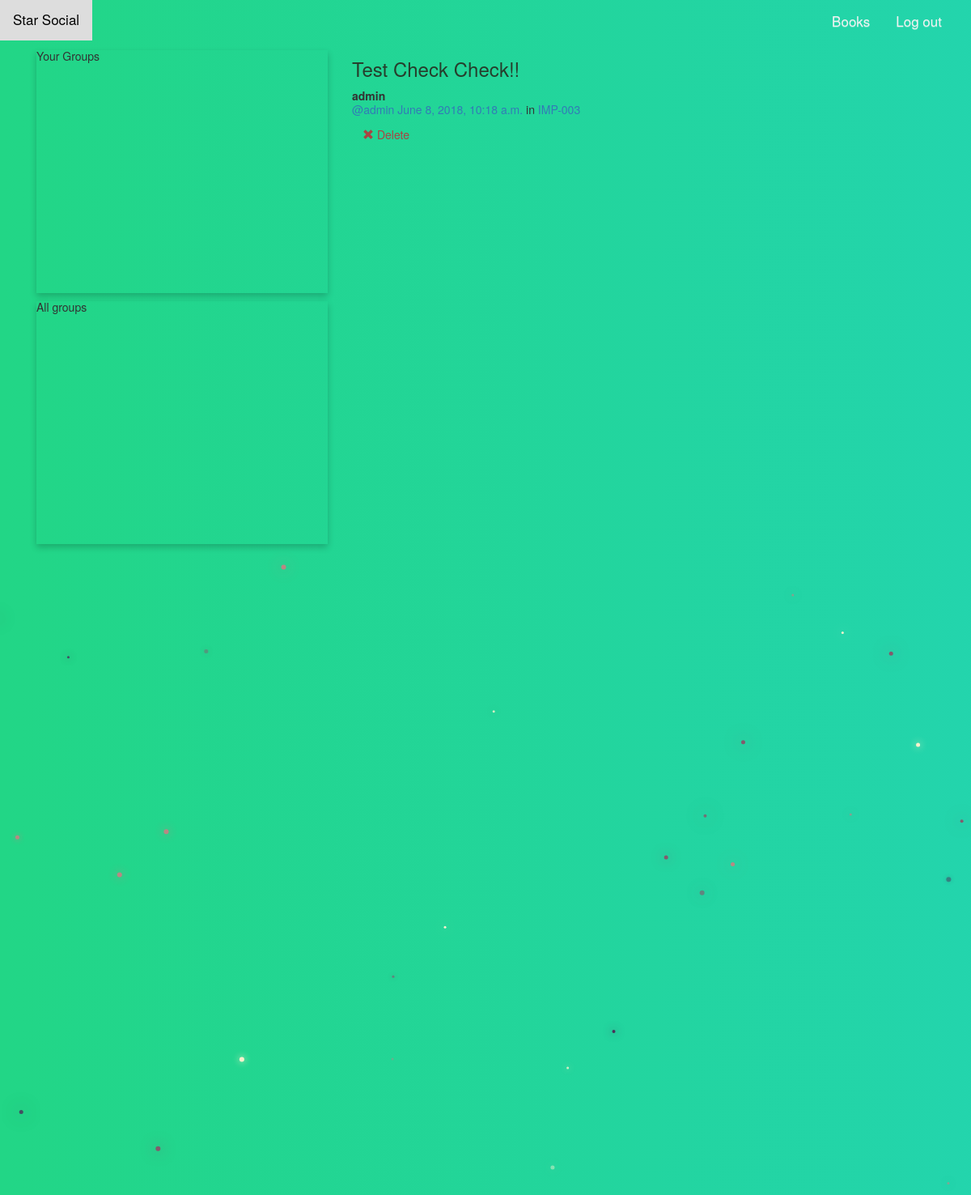
Page /posts/ (signed in) on the earlier database version.
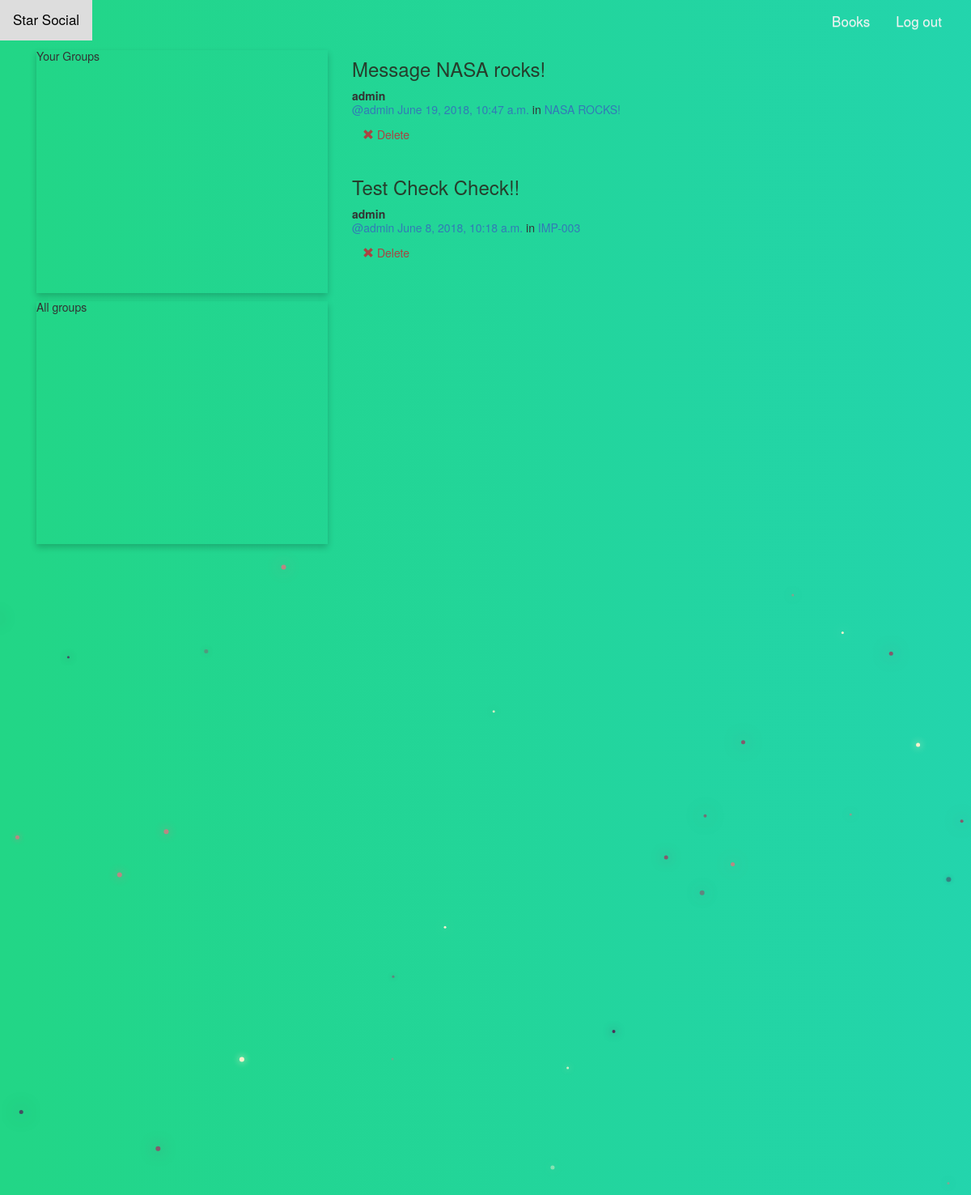
Same page on the later database version.
### posts/models.py (models this page shows, shortened)
class Post(models.Model):
    user = models.ForeignKey(User, related_name="posts")
    created_at = models.DateTimeField(auto_now=True)
    message = models.TextField()
    message_html = models.TextField(editable=False)
    group = models.ForeignKey(Group, related_name="posts",null=True, blank=True)
    class Meta:
        ordering = ["-created_at"]
        unique_together = ["user", "message"]

### groups/models.py (models this page shows, shortened)
class Group(models.Model):
    name = models.CharField(max_length=255, unique=True)
    slug = models.SlugField(allow_unicode=True, unique=True)
    description = models.TextField(blank=True, default='')
    description_html = models.TextField(editable=False, default='', blank=True)
    members = models.ManyToManyField(User,through="GroupMember")
    class Meta:
        ordering = ["name"]

### posts/views.py (the view)
class PostList(SelectRelatedMixin, generic.ListView):
    model = models.Post
    select_related = ("user", "group")

### posts/templates/posts/post_list.html (shortened to what this page needs)
{% extends "posts/post_base.html" %}
{% load humanize %}
{% block prepost %}
<div class="col-md-4">
	{% if request.user.is_authenticated %}
	<div class="card card-with-shadow">
		<div class="content">
			<h5 class="title">Your Groups</h5>
		</div>
	</div>
	{% endif %}
	<div class="card card-with-shadow">
		<div class="content">
			<h5 class="title">All groups</h5>
		</div>
	</div>
</div>
{% endblock %}
{% block post_content %}
<div class="col-md-8">
	{% for post in post_list %}
  {% include "posts/_post.html" %}
	{% endfor %}
</div>
{% endblock %}

### posts/templates/posts/_post.html
<div class="post media">
	<h3>{{ post.message_html|safe }}</h3>
	<div class="media-body">
		<strong>{{ post.user.username }}</strong>
		<h5 class="media-heading">
			<span class="username"><a href="{% url 'posts:for_user' username=post.user.username %}">@{{ post.user.username }}</a></span>
			<time class="time"><a href="{% url 'posts:single' username=post.user.username pk=post.pk %}">{{ post.created_at }}</a></time>
			{% if post.group %}
			<span class="group-name">in <a href="#">{{ post.group.name }}</a></span>
			{% endif %}
		</h5>
		<div class="media-footer">
			{% if user.is_authenticated and post.user == user and not hide_delete %}
				<a href="{% url 'posts:delete' pk=post.pk %}" title="delete" class="btn btn-simple">
					<span class="glyphicon glyphicon-remove text-danger" aria-hidden="true"></span>
					<span class="text-danger icon-label">Delete</span>
				</a>
			{% endif %}
		</div>
	</div>
</div>

Differences in the rows shown:
added Post: message_html "Message NASA rocks!", user.username "admin", created_at "June 19, 2018, 10:47 a.m.", group.name "NASA ROCKS!", shows "Delete"
